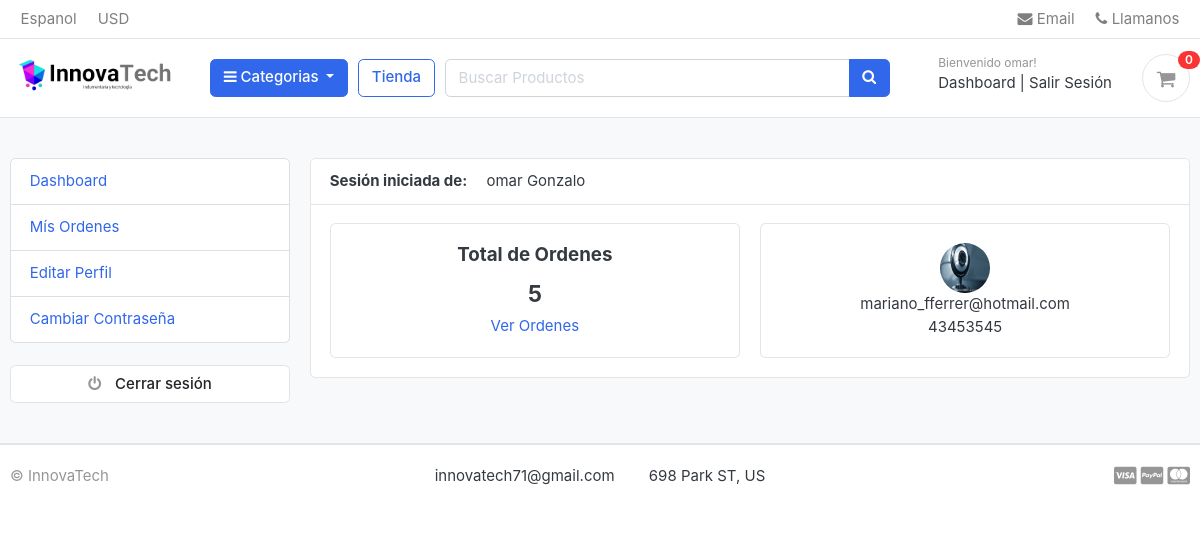
Screenshot of /accounts/dashboard/ (signed in) with the database file from the repository.
### accounts/models.py (models this page shows, shortened)
class Account(AbstractBaseUser):
    first_name = models.CharField(max_length=50)
    last_name = models.CharField(max_length=50)
    username = models.CharField(max_length=50, unique=True)
    email = models.CharField(max_length=100, unique=True)
    phone_number = models.CharField(max_length=50)
    date_joined = models.DateTimeField(auto_now_add=True)
    last_login = models.DateTimeField(auto_now_add=True)
    is_admin = models.BooleanField(default=False)
    is_staff = models.BooleanField(default=False)
    is_active = models.BooleanField(default=False)
    is_superadmin = models.BooleanField(default=False)
    USERNAME_FIELD = 'email'
    REQUIRED_FIELDS = ['username', 'first_name', 'last_name']
    objects = MyAccountManager()
    def full_name(self):
        return f"{self.first_name} {self.last_name}"

class UserProfile(models.Model):
    user = models.OneToOneField(Account, on_delete=models.CASCADE)
    address_line_1 = models.CharField(max_length=100, blank=True)
    address_line_2 = models.CharField(max_length=100, blank=True)
    profile_picture = models.ImageField(blank=True, upload_to='userprofile')
    city = models.CharField(max_length=50, blank=True)
    state = models.CharField(max_length=50, blank=True)
    country = models.CharField(max_length=50, blank=True)

### accounts/views.py (the view)
# urls.py: path('dashboard/', views.dashboard, name='dashboard'),
@login_required(login_url='login')
def dashboard(request):
    orders = Order.objects.order_by('-created_at').filter(
        user_id=request.user.id, is_ordered=True)
    orders_count = orders.count()
    userprofile = UserProfile.objects.get(user_id=request.user.id)
    context = {
        'orders_count': orders_count,
        'userprofile': userprofile,
    }
    return render(request, 'accounts/dashboard.html', context)

### carts/context_processors.py (called while the page is built)
def counter(request):
    cart_count = 0
    try:
        cart = Cart.objects.filter(cart_id=_cart_id(request))
        if request.user.is_authenticated:
            cart_items = CartItem.objects.all().filter(user=request.user)
        else:
            cart_items = CartItem.objects.all().filter(cart=cart[:1])
        for cart_item in cart_items:
            cart_count += cart_item.quantity
    except Cart.DoesNotExist:
        cart_count = 0
    return dict(cart_count=cart_count)

### carts/views.py (called while the page is built)
def _cart_id(request):
    cart = request.session.session_key
    if not cart:
        cart = request.session.create()
    return cart

### category/context_processors.py (called while the page is built)
def menu_links(request):
    links = Category.objects.all()
    return dict(links=links)

### category/models.py (called while the page is built)
    def get_url(self):
        return reverse('products_by_category', args=[self.slug])

### templates/accounts/dashboard.html (shortened to what this page needs)
{% extends 'base.html' %}
{% block content %}
<section class="section-conten padding-y bg">
    <div class="container">
        <div class="row">
        {% include 'includes/dashboard_slidebar.html' %}
        <main class="col-md-9">
            <article class="card">
            <header class="card-header">
                <strong class="d-inline-block mr-3">Sesión iniciada de: </strong>
                <span>{{ user.full_name }}</span>
            </header>
            <div class="card-body">
                <div class="row">
                    <div class="col-md-6">
                        <div class="card" style="text-align:center;">
                            <div class="card-body">
                                <h5 class="card-title">Total de Ordenes</h5>
                                <h4>{{ orders_count }}</h4>
                                <a href="">Ver Ordenes</a>
                            </div>
                        </div>
                    </div>
                    <div class="col-md-6">
                        <div class="card" style="text-align:center;">
                            <div class="card-body">
                                <img src="{{ userprofile.profile_picture.url }}" alt="Imagen de perfil" width="50" height="50" style="border-radius:50%;">
                                <p class="mb-0">{{ user.email }}</p>
                                <p>{{ user.phone_number }}</p>
                            </div>
                        </div>
                    </div>
                    </div>
                </div>
            </div>
        </div>
    </section>
{% endblock %}

### templates/includes/navbar.html (shortened to what this page needs)
{% load static %}
<header class="section-header">
    <nav class="navbar p-md-0 navbar-expand-sm navbar-light border-bottom">
    <div class="container">
      <div class="collapse navbar-collapse" id="navbarTop4">
        <ul class="navbar-nav mr-auto">
            <li class="nav-item dropdown">
                 <a href="#" class="nav-link">   Espanol </a>
            </li>
            <li class="nav-item dropdown">
                <a href="#" class="nav-link"> USD </a>
            </li>
        </ul>
        <ul class="navbar-nav">
            <li><a href="#" class="nav-link"> <i class="fa fa-envelope"></i> Email </a></li>
            <li><a href="#" class="nav-link"> <i class="fa fa-phone"></i> Llamanos</a></li>
        </ul>
      </div>
    </div>
    </nav>
    <section class="header-main border-bottom">
        <div class="container">
    <div class="row align-items-center">
        <div class="col-lg-2 col-md-3 col-6">
            <a href="{% url "home" %}" class="brand-wrap">
                <img class="logo" src="{% static "./images/logo01.png" %}" >
            </a>
        </div>
        <div class="col-lg col-sm col-md col-6 flex-grow-0">
            <div class="category-wrap dropdown d-inline-block float-right">
                <button type="button" class="btn btn-primary dropdown-toggle" data-toggle="dropdown">
                    <i class="fa fa-bars"></i> Categorias
                </button>
            </div>
        </div>
        <a href="{% url "store" %}" class="btn btn-outline-primary">Tienda</a>
        <div class="col-lg  col-md-6 col-sm-12 col">
            <form action="{% url "search" %}" class="search">
                <div class="input-group w-100">
                    <input name='keyword' type="text" class="form-control" style="width:60%;" placeholder="Buscar Productos">
                    <div class="input-group-append">
                      <button class="btn btn-primary" type="submit">
                        <i class="fa fa-search"></i>
                      </button>
                    </div>
                </div>
            </form>
        </div>
        <div class="col-lg-3 col-sm-6 col-8 order-2 order-lg-3">
                    <div class="d-flex justify-content-end mb-3 mb-lg-0">
                        {% if user.id is None %}
                        <div class="widget-header">
                            <small class="title text-muted">Bienvenido visitante!</small>
                            <div>
                                <a href="{% url 'login' %}">Login</a> <span class="dark-transp"> | </span>
                                <a href="{% url 'register' %}"> Registrar</a>
                            </div>
                        </div>
                        {% else %}
                        <div class="widget-header">
                            <small class="title text-muted">Bienvenido {{user.first_name}}!</small>
                            <div>
                                <a href="{% url 'dashboard' %}">Dashboard</a> <span class="dark-transp"> | </span>
                                <a href="{% url 'logout' %}"> Salir Sesión</a>
                            </div>
                        </div>
                        {% endif %}
                        <a href="{% url "cart" %}" class="widget-header pl-3 ml-3">
                            <div class="icon icon-sm rounded-circle border"><i class="fa fa-shopping-cart"></i></div>
                            <span class="badge badge-pill badge-danger notify">{{cart_count}}</span>
                        </a>
                    </div>
                </div>
    </div>
        </div>
    </section>
    </header>

### ecommerce/static/css/ui.css (style rules this page uses)
html { font-family: "Inter", sans-serif; font-size: 15px; }
.icon-xs, .icon-sm, .icon-md, .icon-lg { display: inline-block; text-align: center; flex-shrink: 0; flex-grow: 0; }
.icon-sm { width: 48px; height: 48px; line-height: 48px !important; font-size: 20px; }
.padding-y { padding-top: 40px; padding-bottom: 40px; }
article:after, .form-group:after { display: block; clear: both; content: ""; }
.bg { background-color: #f8f9fa; }
p:last-child { margin-bottom: 0; }
.header-main { position: relative; padding-top: 1rem; padding-bottom: 1rem; }
.brand-wrap .logo, .navbar-brand .logo { margin-right: 7px; max-height: 42px; display: inline-block; }
.widget-header { display: inline-block; vertical-align: middle; position: relative; }
.widget-header a { color: #343a40; }
.widget-header i { color: #969696; }
.widget-header .title { display: block; }
.widget-header .notify { position: absolute; top: -3px; right: -10px; }
.notify { position: absolute; top: -4px; right: -10px; display: inline-block; padding: 0.25em 0.6em; font-size: 12px; line-height: 1; text-align: center; border-radius: 3rem; color: #fff; background-color: #fa3434; }

### rows the page displays
Account: first_name "omar", full_name "omar Gonzalo", email "mariano_fferrer@hotmail.com", phone_number "43453545"
UserProfile: profile_picture (picture)

### other values shown
{{ cart_count }} "0"
{{ orders_count }} "5"
